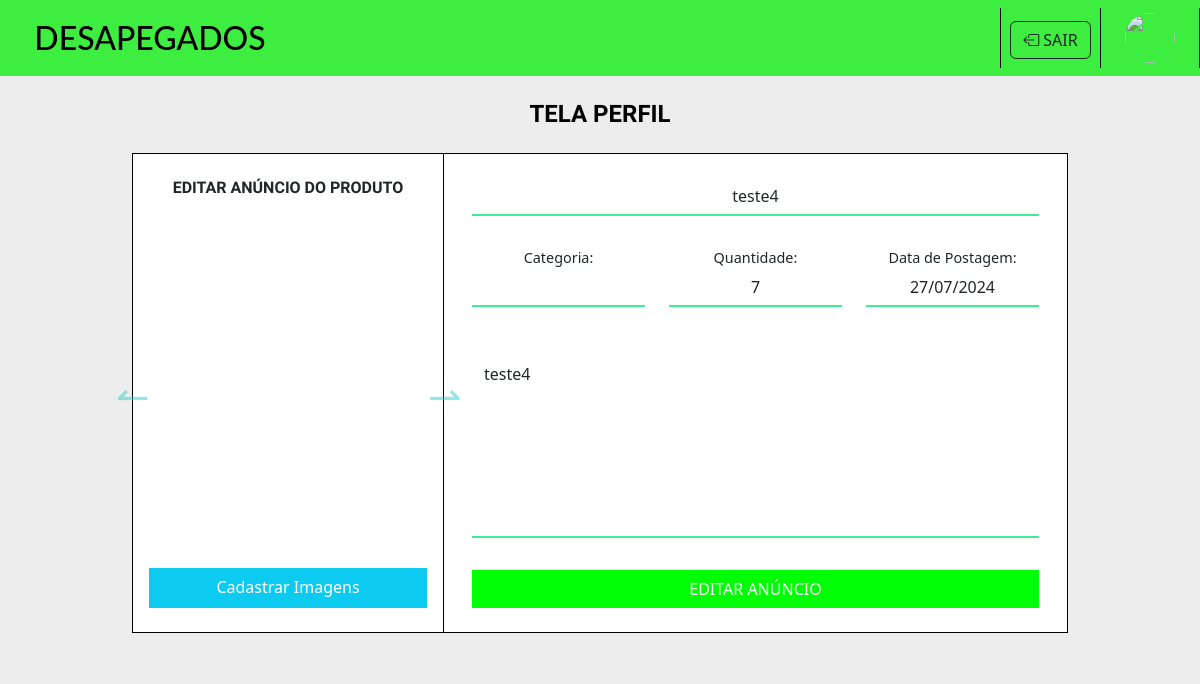
Page /pages/editarAnuncioProduto.php?id_produto=42 (signed in) on the committed database.
### tables this page shows
CREATE TABLE `produtos` (
  `id_produto` int(10) UNSIGNED ZEROFILL NOT NULL,
  `nome_produto` varchar(255) DEFAULT NULL,
  `quantidade_produto` int(10) UNSIGNED DEFAULT NULL COMMENT 'quantidade desse produto',
  `id_categoria_produto` int(10) UNSIGNED DEFAULT NULL COMMENT 'chave estrangera da categoria do produto.',
  `descri_produto` text DEFAULT NULL,
  `fotos_produto` varchar(255) DEFAULT NULL COMMENT 'fotos do produto desse anúncio',
  `data_postagem` date DEFAULT NULL COMMENT 'data de postagem do anúncio',
  `id_usuario` int(11) UNSIGNED ZEROFILL DEFAULT NULL
);

### config/consultasGerais.php (called while the page is built, shortened)
<?php
function carregarAnuncioProduto($conn, $id_produto, $exibir_anunciante){
    $stmt = $conn->stmt_init();
    if($exibir_anunciante == true){
        $stmt = $conn->prepare("SELECT * FROM produtos pro INNER JOIN usuarios usu ON pro.id_usuario = usu.id_usuario WHERE pro.id_produto = ?");
    }else{
        $stmt = $conn->prepare("SELECT * FROM produtos WHERE id_produto = ?");
    }
    $stmt->bind_param("s", $id_produto);
    $stmt->execute();
    $result = $stmt->get_result();
    if ($result->num_rows > 0) {
        $row = $result->fetch_assoc();
        return $row;
    } else {
        return null;
    }
}
?>

### pages/editarAnuncioProduto.php (the view, shortened to what this page needs)
<?php
require '../config/conexao.php';
require '../config/consultasGerais.php';
if(isset($_GET['id_produto'])){
  $dadosAnuncio = carregarAnuncioProduto($conn, $_GET['id_produto'], false);
}
?>
<!doctype html>
<html lang="PT-BR">
  <head>
    <link href="https://cdn.jsdelivr.net/npm/bootstrap@5.3.3/dist/css/bootstrap.min.css" rel="stylesheet">
    <link rel="stylesheet" href="https://cdnjs.cloudflare.com/ajax/libs/font-awesome/4.7.0/css/font-awesome.min.css">
    <link rel="stylesheet" href="https://cdn.jsdelivr.net/npm/bootstrap-icons@1.11.3/font/bootstrap-icons.min.css">
    <link rel="stylesheet" href="../assets/styles/cadastrarAnuncioProduto.css">
    <link rel="stylesheet" href="../assets/styles/headerLogado.css">
    <link rel="stylesheet" href="../assets/styles/headerDeslogado.css">
  </head>
  <body>
    <header>
      <?php
        if(isset($_SESSION['id_usuario']) && $_SESSION['id_usuario'] != ""){
          include_once '../components/headerLogado.php';
        }else{
          include_once '../components/headerDeslogado.php';
        }
      ?>
    </header>
    <section class="section m-0 p-4 d-flex justify-content-center align-items-center col-sm-12 d-flex flex-column">
      <div class="tituloPerfil d-flex justify-content-center col-sm-12">
        <h4>TELA PERFIL</h4>
      </div>
      <div class="container col-10 mt-3 d-flex" style="height: 480px">
        <form id="formEditarAnuncio" class="d-flex col-12">
          <div class="containerEsquerda col-4 h-100 d-flex flex-column justify-content-between align-items-center ps-3 pe-3 p-4">
              <div class="tituloAnuncio col-12">
                  <h5 class="m-0 text-center">EDITAR ANÚNCIO DO PRODUTO</h5>
              </div>
              <div class="divPreviewImagens" style="width: 367px !important">
                <div id="carouselExample" class="carousel slide">
                  <button class="carousel-control-prev" type="button" data-bs-target="#carouselExample" data-bs-slide="prev">
                    <span class="carousel-control-prev-icon" aria-hidden="true"></span>
                  </button>
                  <button class="carousel-control-next" type="button" data-bs-target="#carouselExample" data-bs-slide="next">
                    <span class="carousel-control-next-icon" aria-hidden="true"></span>
                  </button>
                </div>
              </div>
              <div class="divCadastrarImagens col-12">
                  <label for="iImagens" class="btn btn-info  editarPerfil w-100 text-white text-center pb-2 rounded-0">Cadastrar Imagens</label>
              </div>
          </div>
          <div class="containerDireita col-8 d-flex flex-column h-100 justify-content-between align-items-center ps-3 pe-3 p-4">
            <div class="row col-12">
              <div class="tituloAnuncio d-flex justify-content-center align-items-center col-12">
                <input type="text" class="form-control text-center" id="iNomeAnuncioProduto" name="nNomeAnuncioProduto" value="<?php echo $dadosAnuncio['nome_produto'] ?>">
              </div>
            </div>
            <div class="row col-12 d-flex justify-content-between">
              <div class="categoriasProdutos d-flex flex-column justify-content-center align-items-center col-4">
                <label for="categoria" >Categoria:</label>
                <select type="text" class="form-control text-center" id="iCategoriaProduto" name="nCategoriaProduto">
                </select>
              </div>
              <div class="postagem d-flex flex-column justify-content-center align-items-center col-4">
                <label for="quantidade">Quantidade:</label>
                <input type="text" class="form-control text-center" id="iQuantidadeProduto" name="nQuantidadeProduto" value="<?php echo $dadosAnuncio['quantidade_produto'] ?>">
              </div>
              <div class="postagem d-flex flex-column justify-content-center align-items-center col-4">
                <label for="postagem">Data de Postagem:</label>
                <input type="text" class="form-control text-center bg-transparent" id="iDataPostagemAnuncio" name="nDataPostagemAnuncio" value="<?php echo date('d/m/Y', strtotime($dadosAnuncio['data_postagem']))?>" disabled>
              </div>
            </div>
            <div class="row col-12">
              <div class="form-floating d-flex flex-column justify-content-center align-items-center col-12">
                <textarea class="form-control textarea" name="nDescricaoAnuncioProduto" id="iDescricaoAnuncioProduto"><?php echo $dadosAnuncio['descri_produto'] ?></textarea>
              </div>
            </div>
            <div class="row col-12">
              <div class="form-floating d-flex justify-content-center align-items-center col-12">
                <button class="btn  col-12 rounded-0 cadastrarAnuncio" type="submit" ><p class="fs-9 m-0 text-white">EDITAR ANÚNCIO</p></button>
              </div>
            </div>
          </div>
        </form>
      </div>
    </section>
  </body>
</html>

### assets/styles/cadastrarAnuncioProduto.css (style rules this page uses)
html { max-width: 1872px; height: 100%; }
body { height: 100%; width: 100%; background-color: rgb(237, 237, 237); }
h4 { color: rgb(0, 0, 0); font-family: 'Mulish', sans-serif; font-weight: 700; }
.section { background-color: rgb(237, 237, 237); }
.section .container .containerEsquerda { background-color: #FFFFFF; border-style: solid; border-bottom-width: 1px; border-bottom-color: black; border-left-width: 1px; border-left-color: black; border-top-width: 1px; border-top-color: black; border-right-width: 1px; border-right-color: black; }
.carousel-control-prev-icon, .carousel-control-next-icon { background-image: none; }
.carousel-control-next-icon:after { content: "\21C0"; font-size: 40px; color: #30cfcc; }
.carousel-control-prev-icon:after { content: "\21BC"; font-size: 40px; color: #30cfcc; }
.section .container .containerDireita { background-color: #FFFFFF; border-style: solid; border-bottom-width: 1px; border-bottom-color: black; border-right-width: 1px; border-right-color: black; border-top-width: 1px; border-top-color: black; border-left: none; }
.section .container .containerDireita label { font-size: 0.9em; }
.section .container .containerDireita .form-control { border-bottom: #3DED97; border-top: none; border-left: none; border-right: none; border-bottom-style: solid; border-bottom-width: 2px; border-radius: 0; }
.section .container .containerDireita .textarea { resize: none !important; height: 200px !important; }
.section .container .containerDireita .cadastrarAnuncio { background-color: #00ff04 !important; }

### assets/styles/headerLogado.css (style rules this page uses)
* { margin: 0; padding: 0; box-sizing: border-box; }
h5 { margin: 0; font-size: 16px; font-family: Arial, Helvetica, sans-serif; font-weight: 600; font-family: 'Mulish', sans-serif; }

### assets/styles/headerDeslogado.css (style rules this page uses)
* { margin: 0; padding: 0; box-sizing: border-box; }
h5 { margin: 0; font-size: 16px; font-family: Arial, Helvetica, sans-serif; font-weight: 600; font-family: 'Mulish', sans-serif; }

### rows in the picture
produtos: nNomeAnuncioProduto "teste4", nQuantidadeProduto "7", nDataPostagemAnuncio "27/07/2024", nDescricaoAnuncioProduto "teste4"
